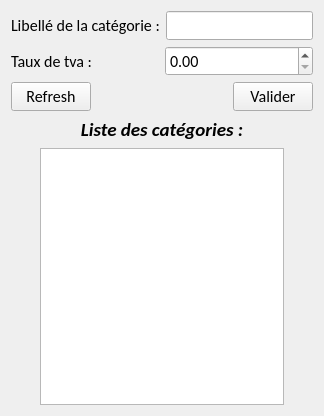
<?xml version="1.0" encoding="UTF-8"?>
<ui version="4.0">
 <class>GuiCategorie</class>
 <widget class="QWidget" name="GuiCategorie">
  <property name="geometry">
   <rect>
    <x>0</x>
    <y>0</y>
    <width>324</width>
    <height>416</height>
   </rect>
  </property>
  <property name="font">
   <font>
    <family>Calibri</family>
    <pointsize>12</pointsize>
   </font>
  </property>
  <property name="windowTitle">
   <string>GuiCategorie</string>
  </property>
  <layout class="QVBoxLayout" name="verticalLayout">
   <item>
    <layout class="QHBoxLayout" name="horizontalLayout_2">
     <item>
      <widget class="QLabel" name="lblLibelle">
       <property name="text">
        <string>Libellé de la catégorie :</string>
       </property>
      </widget>
     </item>
     <item>
      <widget class="QLineEdit" name="leSaisieLibelle"/>
     </item>
    </layout>
   </item>
   <item>
    <layout class="QHBoxLayout" name="horizontalLayout_3">
     <item>
      <widget class="QLabel" name="lblTauxTva">
       <property name="text">
        <string>Taux de tva :</string>
       </property>
      </widget>
     </item>
     <item>
      <widget class="QDoubleSpinBox" name="spTauxTva"/>
     </item>
    </layout>
   </item>
   <item>
    <layout class="QHBoxLayout" name="horizontalLayout_4">
     <item>
      <widget class="QPushButton" name="btnMajAffichage">
       <property name="text">
        <string>Refresh</string>
       </property>
      </widget>
     </item>
     <item>
      <spacer name="horizontalSpacer_3">
       <property name="orientation">
        <enum>Qt::Horizontal</enum>
       </property>
       <property name="sizeHint" stdset="0">
        <size>
         <width>40</width>
         <height>20</height>
        </size>
       </property>
      </spacer>
     </item>
     <item>
      <widget class="QPushButton" name="btnValider">
       <property name="text">
        <string>Valider</string>
       </property>
      </widget>
     </item>
    </layout>
   </item>
   <item>
    <widget class="QLabel" name="lblTitreListeCategorie">
     <property name="font">
      <font>
       <pointsize>14</pointsize>
       <weight>75</weight>
       <italic>true</italic>
       <bold>true</bold>
      </font>
     </property>
     <property name="text">
      <string>Liste des catégories :</string>
     </property>
     <property name="alignment">
      <set>Qt::AlignCenter</set>
     </property>
    </widget>
   </item>
   <item>
    <layout class="QHBoxLayout" name="horizontalLayout">
     <item>
      <spacer name="horizontalSpacer_2">
       <property name="orientation">
        <enum>Qt::Horizontal</enum>
       </property>
       <property name="sizeHint" stdset="0">
        <size>
         <width>40</width>
         <height>20</height>
        </size>
       </property>
      </spacer>
     </item>
     <item>
      <widget class="QTableView" name="tvCategorie">
       <property name="frameShape">
        <enum>QFrame::StyledPanel</enum>
       </property>
       <property name="selectionMode">
        <enum>QAbstractItemView::SingleSelection</enum>
       </property>
       <property name="selectionBehavior">
        <enum>QAbstractItemView::SelectRows</enum>
       </property>
       <property name="textElideMode">
        <enum>Qt::ElideMiddle</enum>
       </property>
      </widget>
     </item>
     <item>
      <spacer name="horizontalSpacer">
       <property name="orientation">
        <enum>Qt::Horizontal</enum>
       </property>
       <property name="sizeHint" stdset="0">
        <size>
         <width>40</width>
         <height>20</height>
        </size>
       </property>
      </spacer>
     </item>
    </layout>
   </item>
  </layout>
 </widget>
 <layoutdefault spacing="6" margin="11"/>
 <resources/>
 <connections/>
</ui>
